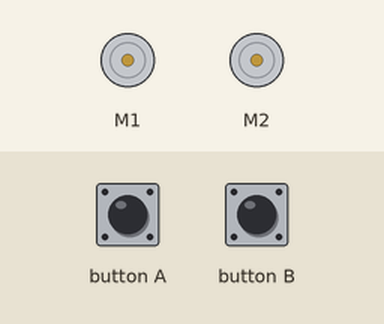
Simulated run of this program. Board: BBC micro:bit (MakeCode). Shown: 2 × DC motor (green arrow = forward, orange = backward, longer = faster). The test bench sets the inputs (shaded band).

Above: at 1.2 s.
1.3 s: button A pressed for 0.15 s
At 1.6 s:
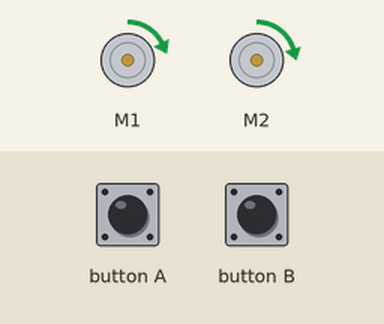
3.2 s: button B pressed for 0.15 s
At 3.4 s:
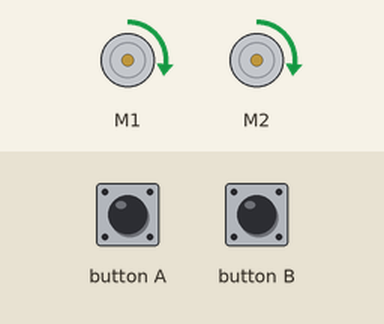
At 4.3 s:
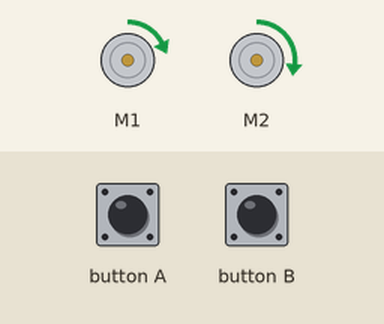
Timing chart, 0 to 6.2 s (numbered marks = the images above; inputs shaded):
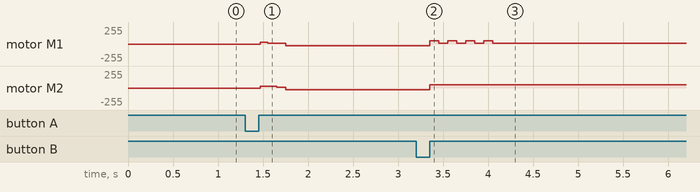

The program:

main.ts
```typescript
input.onButtonPressed(Button.A, function () {
    maqueen.motorRun(maqueen.Motors.All, maqueen.Dir.CW, 25)
    basic.pause(100)
    maqueen.motorRun(maqueen.Motors.M1, maqueen.Dir.CW, 14)
    basic.pause(100)
    maqueen.motorRun(maqueen.Motors.M2, maqueen.Dir.CW, 14)
    basic.pause(100)
    maqueen.motorRun(maqueen.Motors.All, maqueen.Dir.CCW, 25)
    basic.pause(100)
})
input.onButtonPressed(Button.B, function () {
    maqueen.motorRun(maqueen.Motors.All, maqueen.Dir.CW, 49)
    basic.pause(100)
    maqueen.motorRun(maqueen.Motors.M1, maqueen.Dir.CW, 14)
    basic.pause(100)
    maqueen.motorRun(maqueen.Motors.All, maqueen.Dir.CW, 49)
    basic.pause(100)
    maqueen.motorRun(maqueen.Motors.M1, maqueen.Dir.CW, 14)
    basic.pause(100)
    maqueen.motorRun(maqueen.Motors.All, maqueen.Dir.CW, 49)
    basic.pause(100)
    maqueen.motorRun(maqueen.Motors.M1, maqueen.Dir.CW, 14)
    basic.pause(100)
    maqueen.motorRun(maqueen.Motors.All, maqueen.Dir.CW, 49)
    basic.pause(100)
    maqueen.motorRun(maqueen.Motors.M1, maqueen.Dir.CW, 14)
    basic.pause(100)
})
basic.forever(function () {

})
```

test.ts
```typescript
// aquí va el archivo "tests"; esto no se compilará cuando este paquete se utilice como una extensión.
```

Measured:
- after the input at 1.3 s, motor M1: stopped → forward 25/255 after 0.17 s, → forward 14/255 0.08 s later, → backward 25/255 0.20 s later; motor M2: stopped → forward 25/255 after 0.17 s, → forward 14/255 0.18 s later, → backward 25/255 0.10 s later
- after the input at 3.2 s, motor M1: alternates forward 49/255 for 0.10 s and forward 14/255 for 0.10 s, 8 changes in all, then stays forward 14/255, starting after 0.15 s; motor M2: backward 25/255 → forward 49/255 after 0.15 s
